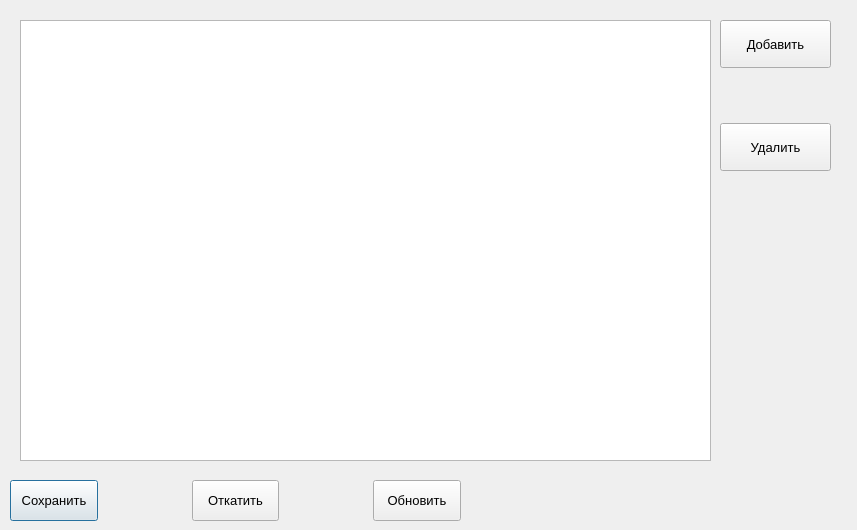
<?xml version="1.0" encoding="UTF-8"?>
<ui version="4.0">
 <class>companies</class>
 <widget class="QDialog" name="companies">
  <property name="geometry">
   <rect>
    <x>0</x>
    <y>0</y>
    <width>857</width>
    <height>530</height>
   </rect>
  </property>
  <property name="windowTitle">
   <string>Dialog</string>
  </property>
  <property name="modal">
   <bool>true</bool>
  </property>
  <widget class="QTableView" name="tableView">
   <property name="geometry">
    <rect>
     <x>20</x>
     <y>20</y>
     <width>691</width>
     <height>441</height>
    </rect>
   </property>
   <property name="sortingEnabled">
    <bool>true</bool>
   </property>
  </widget>
  <widget class="QWidget" name="">
   <property name="geometry">
    <rect>
     <x>10</x>
     <y>480</y>
     <width>451</width>
     <height>41</height>
    </rect>
   </property>
   <layout class="QGridLayout" name="gridLayout">
    <item row="0" column="0">
     <widget class="QPushButton" name="submmitButton">
      <property name="sizePolicy">
       <sizepolicy hsizetype="Expanding" vsizetype="Expanding">
        <horstretch>0</horstretch>
        <verstretch>0</verstretch>
       </sizepolicy>
      </property>
      <property name="font">
       <font>
        <pointsize>10</pointsize>
       </font>
      </property>
      <property name="text">
       <string>Сохранить</string>
      </property>
     </widget>
    </item>
    <item row="0" column="1">
     <spacer name="horizontalSpacer">
      <property name="orientation">
       <enum>Qt::Horizontal</enum>
      </property>
      <property name="sizeHint" stdset="0">
       <size>
        <width>40</width>
        <height>20</height>
       </size>
      </property>
     </spacer>
    </item>
    <item row="0" column="2">
     <widget class="QPushButton" name="revertButton">
      <property name="sizePolicy">
       <sizepolicy hsizetype="Expanding" vsizetype="Expanding">
        <horstretch>0</horstretch>
        <verstretch>0</verstretch>
       </sizepolicy>
      </property>
      <property name="font">
       <font>
        <pointsize>10</pointsize>
       </font>
      </property>
      <property name="text">
       <string>Откатить</string>
      </property>
     </widget>
    </item>
    <item row="0" column="3">
     <spacer name="horizontalSpacer_2">
      <property name="orientation">
       <enum>Qt::Horizontal</enum>
      </property>
      <property name="sizeHint" stdset="0">
       <size>
        <width>40</width>
        <height>20</height>
       </size>
      </property>
     </spacer>
    </item>
    <item row="0" column="4">
     <widget class="QPushButton" name="selectButton">
      <property name="sizePolicy">
       <sizepolicy hsizetype="Expanding" vsizetype="Expanding">
        <horstretch>0</horstretch>
        <verstretch>0</verstretch>
       </sizepolicy>
      </property>
      <property name="font">
       <font>
        <pointsize>10</pointsize>
       </font>
      </property>
      <property name="text">
       <string>Обновить</string>
      </property>
     </widget>
    </item>
   </layout>
  </widget>
  <widget class="QWidget" name="">
   <property name="geometry">
    <rect>
     <x>720</x>
     <y>20</y>
     <width>111</width>
     <height>151</height>
    </rect>
   </property>
   <layout class="QGridLayout" name="gridLayout_2">
    <item row="0" column="0">
     <widget class="QPushButton" name="addButton">
      <property name="sizePolicy">
       <sizepolicy hsizetype="Expanding" vsizetype="Expanding">
        <horstretch>0</horstretch>
        <verstretch>0</verstretch>
       </sizepolicy>
      </property>
      <property name="font">
       <font>
        <pointsize>10</pointsize>
       </font>
      </property>
      <property name="text">
       <string>Добавить</string>
      </property>
     </widget>
    </item>
    <item row="1" column="0">
     <spacer name="verticalSpacer">
      <property name="orientation">
       <enum>Qt::Vertical</enum>
      </property>
      <property name="sizeHint" stdset="0">
       <size>
        <width>20</width>
        <height>40</height>
       </size>
      </property>
     </spacer>
    </item>
    <item row="2" column="0">
     <widget class="QPushButton" name="deleteButton">
      <property name="sizePolicy">
       <sizepolicy hsizetype="Expanding" vsizetype="Expanding">
        <horstretch>0</horstretch>
        <verstretch>0</verstretch>
       </sizepolicy>
      </property>
      <property name="font">
       <font>
        <pointsize>10</pointsize>
       </font>
      </property>
      <property name="text">
       <string>Удалить</string>
      </property>
     </widget>
    </item>
   </layout>
  </widget>
 </widget>
 <resources/>
 <connections/>
</ui>
